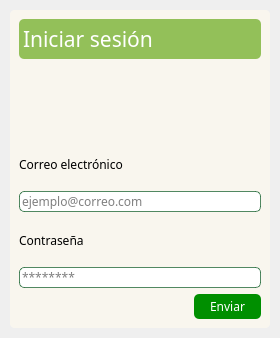
<?xml version="1.0" encoding="UTF-8"?>
<ui version="4.0">
 <class>login_modal</class>
 <widget class="QWidget" name="login_modal">
  <property name="geometry">
   <rect>
    <x>0</x>
    <y>0</y>
    <width>280</width>
    <height>338</height>
   </rect>
  </property>
  <property name="windowTitle">
   <string>Form</string>
  </property>
  <property name="styleSheet">
   <string notr="true">border-radius: 5px;</string>
  </property>
  <layout class="QVBoxLayout" name="verticalLayout">
   <property name="spacing">
    <number>0</number>
   </property>
   <property name="leftMargin">
    <number>0</number>
   </property>
   <property name="topMargin">
    <number>0</number>
   </property>
   <property name="rightMargin">
    <number>0</number>
   </property>
   <property name="bottomMargin">
    <number>0</number>
   </property>
   <item>
    <widget class="QFrame" name="central_widget_frame">
     <property name="frameShape">
      <enum>QFrame::StyledPanel</enum>
     </property>
     <property name="frameShadow">
      <enum>QFrame::Raised</enum>
     </property>
     <layout class="QVBoxLayout" name="shadow_layout">
      <property name="spacing">
       <number>0</number>
      </property>
      <property name="leftMargin">
       <number>10</number>
      </property>
      <property name="topMargin">
       <number>10</number>
      </property>
      <property name="rightMargin">
       <number>10</number>
      </property>
      <property name="bottomMargin">
       <number>10</number>
      </property>
      <item>
       <widget class="QFrame" name="background_frame">
        <property name="styleSheet">
         <string notr="true">background-color: #F9F6EE;</string>
        </property>
        <property name="frameShape">
         <enum>QFrame::StyledPanel</enum>
        </property>
        <property name="frameShadow">
         <enum>QFrame::Raised</enum>
        </property>
        <layout class="QVBoxLayout" name="verticalLayout_3">
         <property name="spacing">
          <number>0</number>
         </property>
         <property name="leftMargin">
          <number>0</number>
         </property>
         <property name="topMargin">
          <number>0</number>
         </property>
         <property name="rightMargin">
          <number>0</number>
         </property>
         <property name="bottomMargin">
          <number>0</number>
         </property>
         <item>
          <widget class="QFrame" name="content_frame">
           <property name="contextMenuPolicy">
            <enum>Qt::DefaultContextMenu</enum>
           </property>
           <property name="styleSheet">
            <string notr="true">border-radius: 5px;</string>
           </property>
           <property name="frameShape">
            <enum>QFrame::StyledPanel</enum>
           </property>
           <property name="frameShadow">
            <enum>QFrame::Raised</enum>
           </property>
           <layout class="QVBoxLayout" name="verticalLayout_2">
            <item>
             <widget class="QFrame" name="top_bar_frame">
              <property name="minimumSize">
               <size>
                <width>0</width>
                <height>40</height>
               </size>
              </property>
              <property name="maximumSize">
               <size>
                <width>16777215</width>
                <height>40</height>
               </size>
              </property>
              <property name="styleSheet">
               <string notr="true">background-color: #93C059;</string>
              </property>
              <property name="frameShape">
               <enum>QFrame::StyledPanel</enum>
              </property>
              <property name="frameShadow">
               <enum>QFrame::Raised</enum>
              </property>
              <layout class="QHBoxLayout" name="horizontalLayout_3">
               <property name="spacing">
                <number>4</number>
               </property>
               <property name="leftMargin">
                <number>4</number>
               </property>
               <property name="topMargin">
                <number>0</number>
               </property>
               <property name="rightMargin">
                <number>4</number>
               </property>
               <property name="bottomMargin">
                <number>0</number>
               </property>
               <item>
                <widget class="QLabel" name="title_label">
                 <property name="font">
                  <font>
                   <family>Rubik</family>
                   <pointsize>16</pointsize>
                   <bold>false</bold>
                  </font>
                 </property>
                 <property name="styleSheet">
                  <string notr="true">color: white;</string>
                 </property>
                 <property name="text">
                  <string>Iniciar sesión</string>
                 </property>
                </widget>
               </item>
               <item>
                <spacer name="horizontalSpacer_2">
                 <property name="orientation">
                  <enum>Qt::Horizontal</enum>
                 </property>
                 <property name="sizeHint" stdset="0">
                  <size>
                   <width>40</width>
                   <height>20</height>
                  </size>
                 </property>
                </spacer>
               </item>
               <item>
                <widget class="QFrame" name="buttons_holder_frame">
                 <property name="minimumSize">
                  <size>
                   <width>0</width>
                   <height>30</height>
                  </size>
                 </property>
                 <property name="maximumSize">
                  <size>
                   <width>110</width>
                   <height>16777215</height>
                  </size>
                 </property>
                 <property name="frameShape">
                  <enum>QFrame::StyledPanel</enum>
                 </property>
                 <property name="frameShadow">
                  <enum>QFrame::Raised</enum>
                 </property>
                 <layout class="QHBoxLayout" name="horizontalLayout">
                  <property name="spacing">
                   <number>0</number>
                  </property>
                  <property name="leftMargin">
                   <number>0</number>
                  </property>
                  <property name="topMargin">
                   <number>0</number>
                  </property>
                  <property name="rightMargin">
                   <number>0</number>
                  </property>
                  <property name="bottomMargin">
                   <number>0</number>
                  </property>
                  <item>
                   <widget class="QToolButton" name="restore_button">
                    <property name="cursor">
                     <cursorShape>PointingHandCursor</cursorShape>
                    </property>
                    <property name="text">
                     <string/>
                    </property>
                    <property name="icon">
                     <iconset resource="recursos.qrc">
                      <normaloff>:/iconos/assets/icons/restore-window.png</normaloff>:/iconos/assets/icons/restore-window.png</iconset>
                    </property>
                    <property name="iconSize">
                     <size>
                      <width>16</width>
                      <height>16</height>
                     </size>
                    </property>
                   </widget>
                  </item>
                  <item>
                   <widget class="QToolButton" name="maximize_button">
                    <property name="cursor">
                     <cursorShape>PointingHandCursor</cursorShape>
                    </property>
                    <property name="text">
                     <string/>
                    </property>
                    <property name="icon">
                     <iconset resource="recursos.qrc">
                      <normaloff>:/iconos/assets/icons/maximize-window.png</normaloff>:/iconos/assets/icons/maximize-window.png</iconset>
                    </property>
                    <property name="iconSize">
                     <size>
                      <width>16</width>
                      <height>16</height>
                     </size>
                    </property>
                   </widget>
                  </item>
                  <item>
                   <widget class="QToolButton" name="minimize_button">
                    <property name="cursor">
                     <cursorShape>PointingHandCursor</cursorShape>
                    </property>
                    <property name="text">
                     <string/>
                    </property>
                    <property name="icon">
                     <iconset resource="recursos.qrc">
                      <normaloff>:/iconos/assets/icons/minimize-window.png</normaloff>:/iconos/assets/icons/minimize-window.png</iconset>
                    </property>
                    <property name="iconSize">
                     <size>
                      <width>16</width>
                      <height>16</height>
                     </size>
                    </property>
                   </widget>
                  </item>
                  <item>
                   <widget class="QToolButton" name="close_button">
                    <property name="minimumSize">
                     <size>
                      <width>0</width>
                      <height>8</height>
                     </size>
                    </property>
                    <property name="cursor">
                     <cursorShape>PointingHandCursor</cursorShape>
                    </property>
                    <property name="text">
                     <string/>
                    </property>
                    <property name="icon">
                     <iconset resource="recursos.qrc">
                      <normaloff>:/iconos/assets/icons/close-window.png</normaloff>:/iconos/assets/icons/close-window.png</iconset>
                    </property>
                    <property name="iconSize">
                     <size>
                      <width>16</width>
                      <height>16</height>
                     </size>
                    </property>
                   </widget>
                  </item>
                 </layout>
                </widget>
               </item>
              </layout>
             </widget>
            </item>
            <item>
             <widget class="QLabel" name="user_icon">
              <property name="text">
               <string/>
              </property>
              <property name="pixmap">
               <pixmap resource="recursos.qrc">:/iconos/assets/icons/user_icon.svg</pixmap>
              </property>
              <property name="alignment">
               <set>Qt::AlignCenter</set>
              </property>
             </widget>
            </item>
            <item>
             <layout class="QVBoxLayout" name="email">
              <property name="spacing">
               <number>4</number>
              </property>
              <property name="sizeConstraint">
               <enum>QLayout::SetFixedSize</enum>
              </property>
              <item>
               <widget class="QLabel" name="email_label">
                <property name="font">
                 <font>
                  <family>Rubik</family>
                 </font>
                </property>
                <property name="text">
                 <string>Correo electrónico</string>
                </property>
               </widget>
              </item>
              <item>
               <widget class="QLineEdit" name="email_field">
                <property name="sizePolicy">
                 <sizepolicy hsizetype="Expanding" vsizetype="Fixed">
                  <horstretch>0</horstretch>
                  <verstretch>0</verstretch>
                 </sizepolicy>
                </property>
                <property name="minimumSize">
                 <size>
                  <width>230</width>
                  <height>0</height>
                 </size>
                </property>
                <property name="font">
                 <font>
                  <family>Rubik</family>
                 </font>
                </property>
                <property name="styleSheet">
                 <string notr="true">background-color: #fff;
border: 1px solid rgba(5, 84, 29, 176);
</string>
                </property>
                <property name="placeholderText">
                 <string>ejemplo@correo.com</string>
                </property>
               </widget>
              </item>
             </layout>
            </item>
            <item>
             <layout class="QVBoxLayout" name="password">
              <property name="spacing">
               <number>4</number>
              </property>
              <property name="sizeConstraint">
               <enum>QLayout::SetFixedSize</enum>
              </property>
              <item>
               <widget class="QLabel" name="password_label">
                <property name="font">
                 <font>
                  <family>Rubik</family>
                 </font>
                </property>
                <property name="text">
                 <string>Contraseña</string>
                </property>
               </widget>
              </item>
              <item>
               <widget class="QLineEdit" name="password_field">
                <property name="minimumSize">
                 <size>
                  <width>230</width>
                  <height>0</height>
                 </size>
                </property>
                <property name="font">
                 <font>
                  <family>Rubik</family>
                 </font>
                </property>
                <property name="styleSheet">
                 <string notr="true">background-color: #fff;
border: 1px solid rgba(5, 84, 29, 176);
</string>
                </property>
                <property name="echoMode">
                 <enum>QLineEdit::Password</enum>
                </property>
                <property name="placeholderText">
                 <string>********</string>
                </property>
               </widget>
              </item>
             </layout>
            </item>
            <item>
             <layout class="QHBoxLayout" name="buttons">
              <property name="sizeConstraint">
               <enum>QLayout::SetMinimumSize</enum>
              </property>
              <item>
               <spacer name="horizontalSpacer">
                <property name="orientation">
                 <enum>Qt::Horizontal</enum>
                </property>
                <property name="sizeHint" stdset="0">
                 <size>
                  <width>40</width>
                  <height>20</height>
                 </size>
                </property>
               </spacer>
              </item>
              <item>
               <widget class="QPushButton" name="send_button">
                <property name="maximumSize">
                 <size>
                  <width>100</width>
                  <height>16777215</height>
                 </size>
                </property>
                <property name="font">
                 <font>
                  <family>Rubik</family>
                 </font>
                </property>
                <property name="cursor">
                 <cursorShape>PointingHandCursor</cursorShape>
                </property>
                <property name="layoutDirection">
                 <enum>Qt::LeftToRight</enum>
                </property>
                <property name="styleSheet">
                 <string notr="true">background-color: rgb(0, 143, 0);
padding: 4 16;
border-radius: 5px;
color: white;</string>
                </property>
                <property name="text">
                 <string>Enviar</string>
                </property>
               </widget>
              </item>
             </layout>
            </item>
           </layout>
          </widget>
         </item>
        </layout>
       </widget>
      </item>
     </layout>
    </widget>
   </item>
  </layout>
 </widget>
 <resources>
  <include location="recursos.qrc"/>
 </resources>
 <connections/>
</ui>
